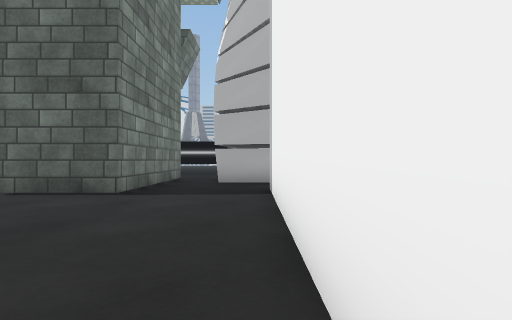
View 1 (above)

14 first-person views from a walk through a scene from a Unity 3-D project. The camera is 0.68 m above the floor, looks level and sees 80° across. The floor is counted in squares, 1 m on a side. Each view is taken from the middle of a square. On the plan, view 1 faces up. The plan holds only what a view shows up to about 10 squares ahead; the rest is blank. The place goes on beyond the plan. Some surface patterns are stand-ins.

View 2
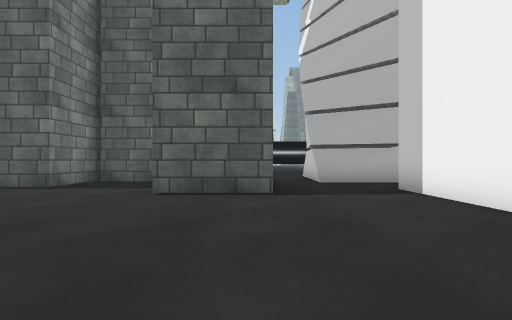

View 3
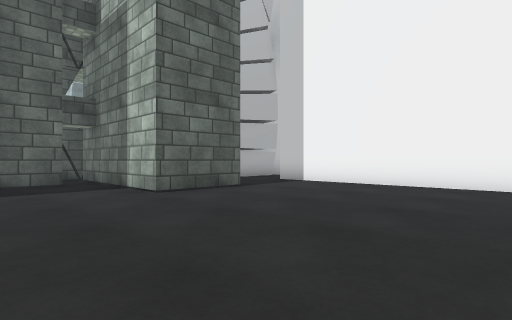

View 4
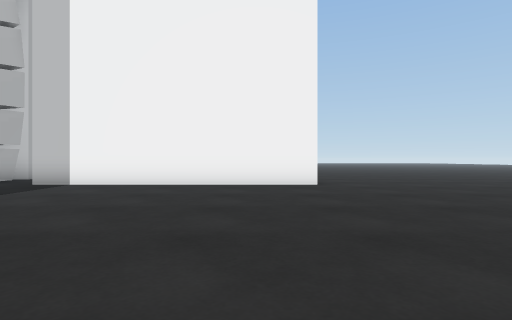

View 5
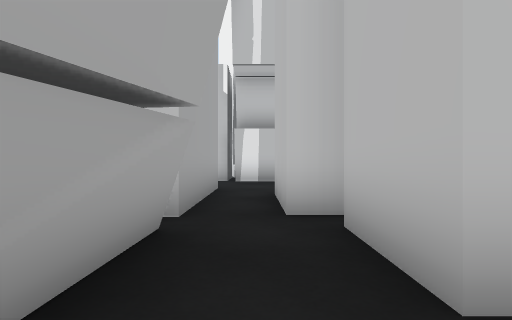

View 6
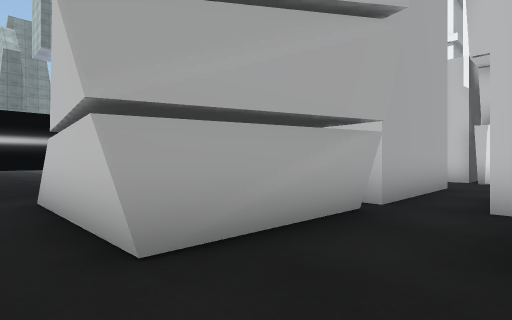

View 7
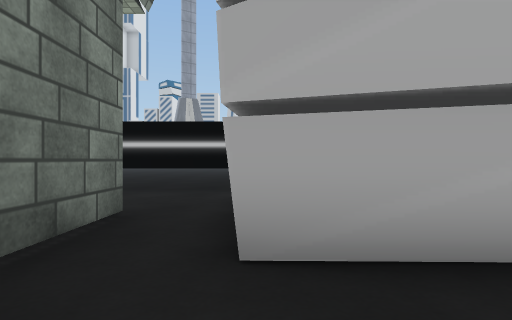

View 8
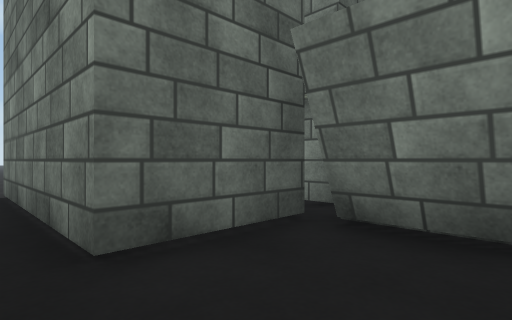

View 9
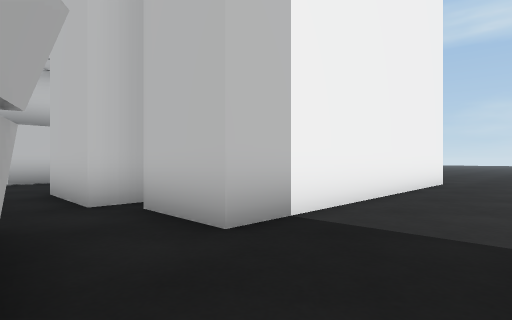

View 10
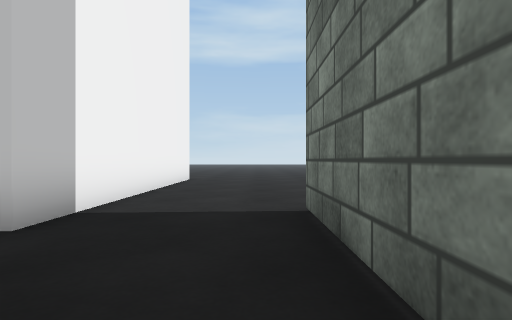

View 11
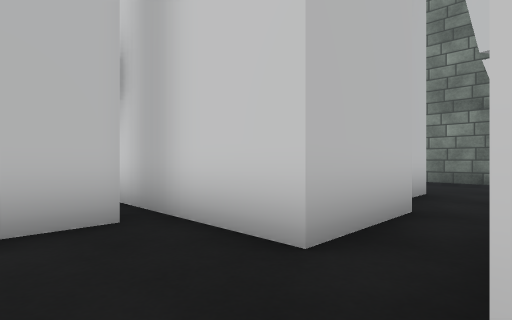

View 12
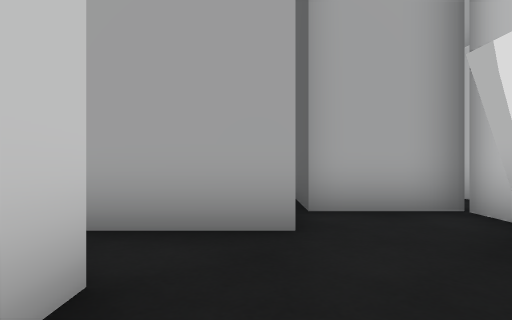

View 13
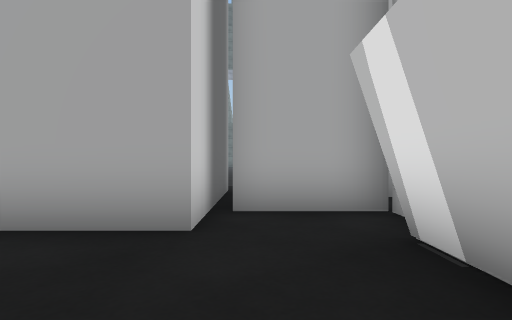

View 14
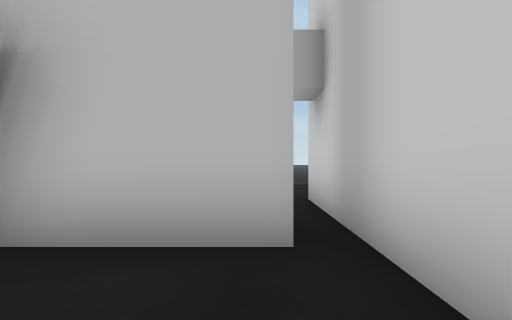

### Floor plan
Ten units are one square. View 1 is at (0, 0); x grows to the right and y downward. Boxes are objects, and circles mark ways between rooms. Rooms are numbered by the first view taken in them; rooms with no view inside come last. Other rooms are left out.
<svg viewBox="-90 -140 183 150">
<path fill="none" stroke="#000" d="M-11 -91 -11 -115M3 5 3 -71 21 -71M-58 -89 -76 -89M-13 -96 -11 -113M16 -85 -14 -94M18 -87 6 -87M-27 -108 -27 -59 -50 -59 -50 -108M28 -76 51 -76M20 -89 -11 -89M-79 -96 -79 -72 -85 -72M54 -89 25 -89M-6 -89 -11 -91M-46 -129 -46 -112M-8 -135 -39 -135M-11 -115 -11 -124M-11 -113 -9 -130M-50 -108 -27 -108M-48 -129 -48 -112M81 -70 81 -87M51 -76 51 -28M88 -89 88 -100 67 -100M56 -56 80 -56M64 -129 64 -89 54 -89M82 -70 82 -87"/>
<circle cx="-20" cy="-110" r="3" fill="#2a7"/>
<circle cx="50" cy="-80" r="3" fill="#2a7"/>
<text x="-30" y="-40">1</text>
<text x="-30" y="-130">2</text>
<text x="70" y="-80">3</text>
</svg>
Room 1 opens to room 2. Room 1 opens to room 3.

Where each view was taken, in squares from view 1:
view 1: 0 up, 0 right, facing up
view 2: 0 up, 3 left, facing up
view 3: 0 up, 8 left, facing up-right
view 4: 1 up, 8 left, facing right
view 5: 8 up, 1 left, facing right
view 6: 7 up, 2 left, facing up-right
view 7: 7 up, 1 left, facing up
view 8: 13 up, 2 left, facing down-left
view 9: 9 up, 2 left, facing down-right
view 10: 10 up, 2 left, facing down
view 11: 9 up, 7 right, facing down-left
view 12: 6 up, 6 right, facing up
view 13: 6 up, 7 right, facing up
view 14: 8 up, 6 right, facing down
